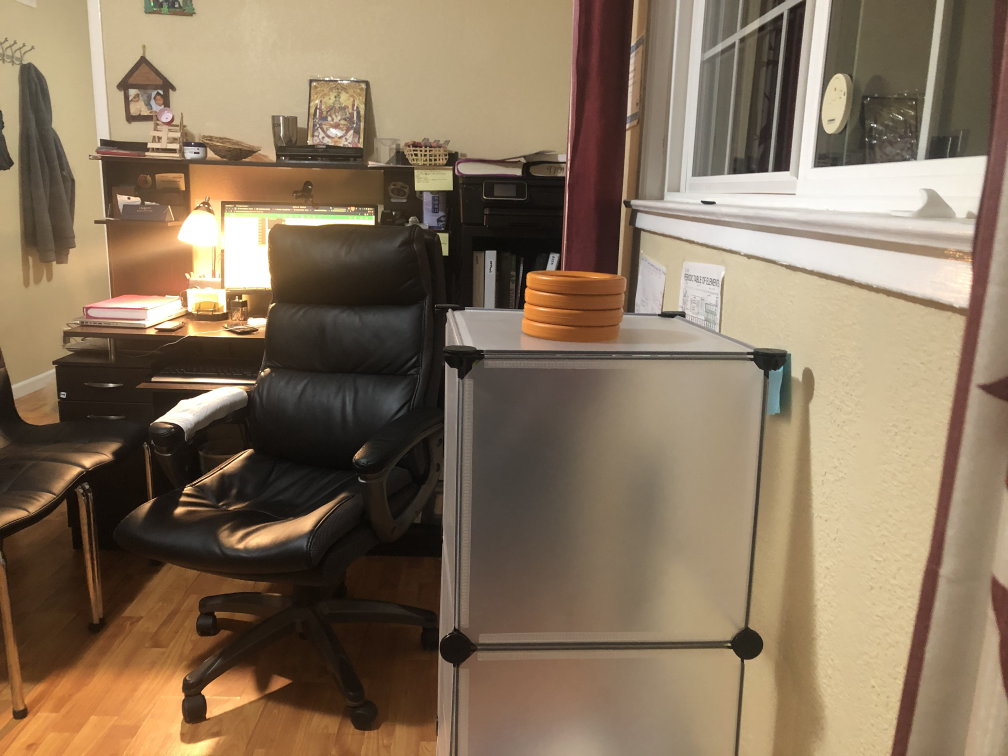
//> input picture src/ringStack/assets/chairFourStack.jpeg, 4032 x 3024 px, given in place of video, which was not available (shown at 1/4 size)
$ ./phoneCam   (built with g++ and OpenCV 4)
//> lines starting //> are read from the running program, lines starting //| are printed output that depends on the picture; after the words box and inside, x2 and y2 are one past the last pixel; in counts of white or black regions, pixels touching at a corner belong together; pictures that were not available may be replaced by others from this repository, and a replacement may not be noted
### src/ringStack/cpp/phoneCam.h
//
// Created by tinku on 11/12/20.
//

#ifndef ULTIMATEGOALCV_PHONECAM_H
#define ULTIMATEGOALCV_PHONECAM_H

#include <opencv2/opencv.hpp>
#include <iostream>
#include <cmath>
#include<tuple>

using namespace cv;
using namespace std;

Mat drawRectanglesImg(std::vector<vector<Point>> contours, const Mat& input);

tuple<Mat, Mat> preProcess(const Mat& input);

Mat postProcessImg(const Mat& maskedImageInput, const tuple<Mat, Mat>& images);
#endif //ULTIMATEGOALCV_PHONECAM_H

### src/ringStack/cpp/singleImage.h
//
// Created by tinku on 11/12/20.
//

#ifndef ULTIMATEGOALCV_SINGLEIMAGE_H
#define ULTIMATEGOALCV_SINGLEIMAGE_H
#include <opencv2/opencv.hpp>
#include <iostream>
#include <cmath>
#include<tuple>

using namespace cv;
using namespace std;

tuple<Mat, Mat> preProcess(const std::string& filePath);

Mat getHSVImage(const Mat& croppedImageInput);

Mat getYCrCbImage(const Mat& croppedImageInput);

std::vector<vector<Point>> getLargestContour(std::vector<vector<Point>> vec);

int numberOfRings(int width, int height);

void debug(const Mat& image);

std::vector<vector<Point>> findContours(const Mat& input);

tuple<Mat, int, int> drawRectangles(std::vector<vector<Point>> contours, const Mat& input);

void postProcess(const Mat& maskedImageInput, const tuple<Mat, Mat>& images);

#endif //ULTIMATEGOALCV_SINGLEIMAGE_H

### src/ringStack/cpp/phoneCam.cpp
#include <opencv2/opencv.hpp>
#include <iostream>
#include <cmath>
#include<tuple>
#include "singleImage.h"
#include "phoneCam.h"

using namespace cv;
using namespace std;

int main() {
    const std::string webcamIP = "http://10.74.1.122:4747/video";
    cv::VideoCapture vcap;
    cv::Mat image;
    if(!vcap.open(webcamIP)) {
        std::cout << "Error opening video stream or file" << std::endl;
        return -1; }
    for(;;) {
        if(!vcap.read(image)) {
            std::cout << "No frame" << std::endl;
            cv::waitKey();
        }
//> image is the input picture: 3024 rows x 4032 cols, CV_8UC3; mean B, G, R 92.5, 115.1, 134.4
        tuple<Mat, Mat> images = preProcess(image);
        Mat imageHSVMasked = getHSVImage(get<0>(images));
        Mat imageYCrCbMasked = getYCrCbImage(imageHSVMasked);
        Mat final = postProcessImg(imageYCrCbMasked, images);
        cv::imshow("Output Window", final);
        if(cv::waitKey(1) >= 0) break;
    }
    return 0;
}

tuple<Mat, Mat> preProcess(const Mat& input) {
    Mat image = input.clone();
    int width = image.cols;
    int height = image.rows;
    Rect roi(lround(0.35* width), lround(0.35* height), lround(0.7* width - 0.35* width), lround(0.7* height - (0.35 *height)));
    Mat croppedImage = image(roi);
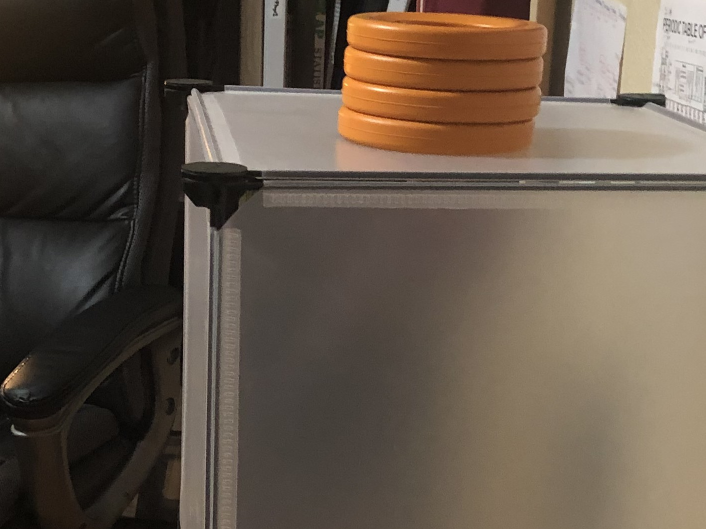
//> croppedImage: 1058 rows x 1411 cols, CV_8UC3 (shown at 1/2 size); mean B, G, R 74.6, 87.4, 100.4
    return make_tuple(croppedImage, image);
}

Mat getHSVImage(const Mat& croppedImageInput){
    Mat croppedImage = croppedImageInput.clone();
    Mat croppedImageHSVMasked;
    Mat mask;
    Scalar lowerBoundHSV = Scalar(8, 92, 77);
    Scalar upperBoundHSV = Scalar(90, 255, 255);
    cv::cvtColor(croppedImage, croppedImage, COLOR_BGR2HSV);
//> croppedImage: 1058 rows x 1411 cols, CV_8UC3; mean H, S, V 17.6, 64.1, 100.5
    cv::inRange(croppedImage, lowerBoundHSV, upperBoundHSV, mask);
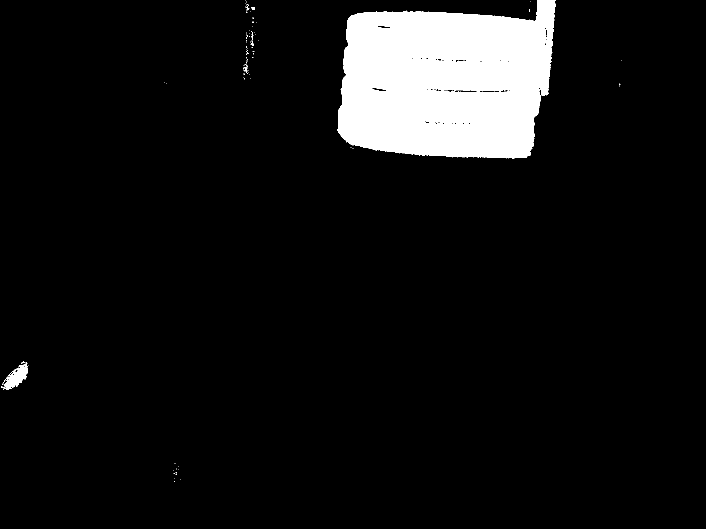
//> mask: 1058 rows x 1411 cols, CV_8UC1 (shown at 1/2 size); 7.6% white; 85 white regions (78 under 20 px), largest, box (x1, y1, x2, y2) and area: (675, 0, 1112, 317) 112475, (7, 724, 55, 779) 1245, (503, 62, 507, 79) 31
    cv::bitwise_and(croppedImage, croppedImage, croppedImageHSVMasked, mask);
//> croppedImageHSVMasked: 1058 rows x 1411 cols, CV_8UC3; mean H, S, V 0.9, 13.2, 11.7
    cv::cvtColor(croppedImageHSVMasked, croppedImageHSVMasked, COLOR_HSV2BGR);
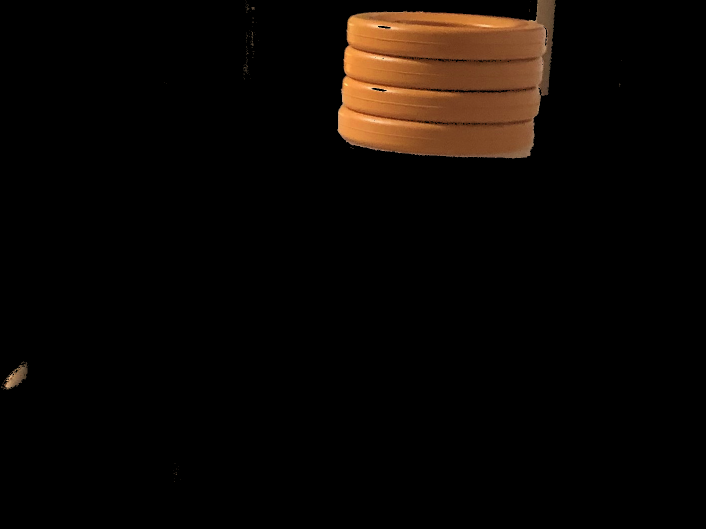
//> croppedImageHSVMasked: 1058 rows x 1411 cols, CV_8UC3 (shown at 1/2 size); mean B, G, R 3.7, 7, 11.7
    return croppedImageHSVMasked;
}

Mat getYCrCbImage(const Mat& croppedImageInput){
    Mat croppedImage = croppedImageInput.clone();
    Mat croppedImageYCrCbMasked;
    Mat mask;
    Scalar lowerBoundYCrCb = Scalar(0, 152, 64);
    Scalar upperBoundYCrCb = Scalar(255, 255, 113);
    cv::cvtColor(croppedImage, croppedImage, COLOR_BGR2YCrCb);
//> croppedImage: 1058 rows x 1411 cols, CV_8UC3; mean of channels 0, 1, 2 8.1, 130.6, 125.6
    cv::inRange(croppedImage, lowerBoundYCrCb, upperBoundYCrCb, mask);
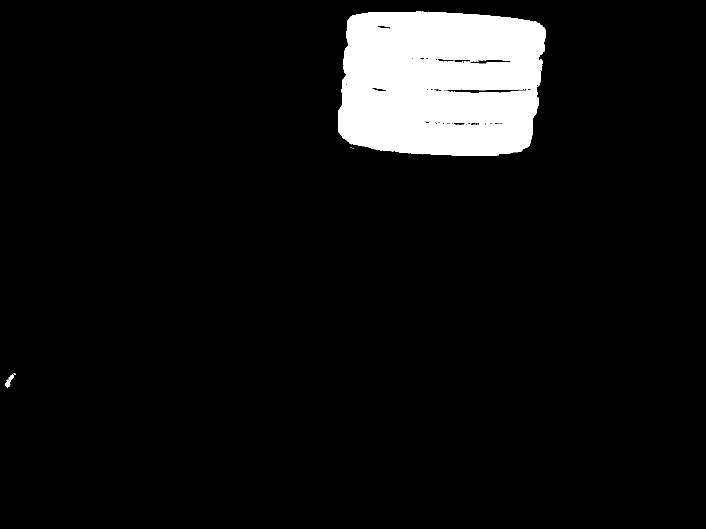
//> mask: 1058 rows x 1411 cols, CV_8UC1 (shown at 1/2 size); 7.1% white; 15 white regions (13 under 20 px), largest, box (x1, y1, x2, y2) and area: (676, 22, 1091, 312) 105106, (11, 746, 32, 775) 193
    cv::bitwise_and(croppedImage, croppedImage, croppedImageYCrCbMasked, mask);
//> croppedImageYCrCbMasked: 1058 rows x 1411 cols, CV_8UC3; mean of channels 0, 1, 2 7.5, 11.5, 6.7
    return croppedImageYCrCbMasked;
}

std::vector<vector<Point>> getLargestContour(std::vector<vector<Point>> vec){
    if (vec.empty()){
        return vec;
    }
    else{
        double max = 0;
        int index = 0;
        for (auto & i : vec){
            if (contourArea(i) > max){
                max = contourArea(i);
                index++;
            }
        }
        vec.erase(vec.begin(), vec.begin() + index - 1);
        vec.erase(vec.begin() + 1, vec.end());
        return vec;
    }
}

int numberOfRings(int width, int height){
    double aspectRatio = (double) width/height;
    if ((aspectRatio > 1.3) && (aspectRatio < 1.7)){
        return 4;
    }
    else if (aspectRatio > 1.7){
        return 1;
    }
    else{
        return 0;
    }
}

std::vector<vector<Point>> findContours(const Mat& input){
    Mat maskedImage = input.clone();
    Mat bilateralFiltered;
    Mat thresHolded;
    std::vector<vector<Point>> contours;
    cv::GaussianBlur(maskedImage, maskedImage, Size(5, 5), 0);
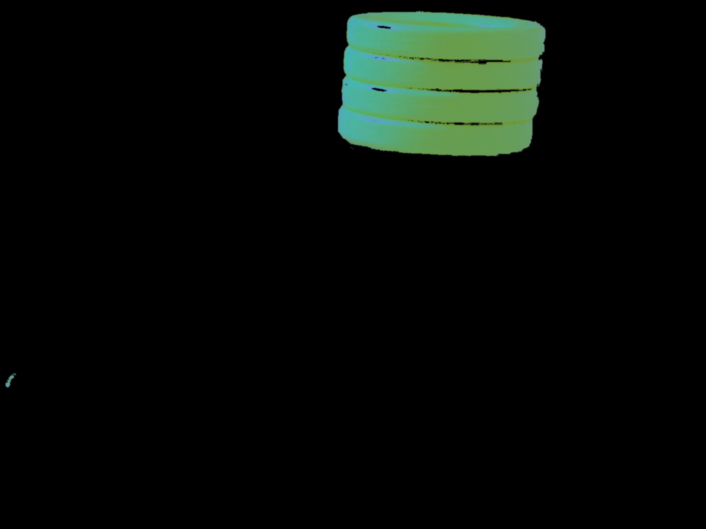
//> maskedImage: 1058 rows x 1411 cols, CV_8UC3 (shown at 1/2 size); mean B, G, R 7.5, 11.5, 6.7
    cv::bilateralFilter(maskedImage, bilateralFiltered, 10, 150, 150);
    cv::cvtColor(bilateralFiltered, bilateralFiltered, COLOR_BGR2GRAY);
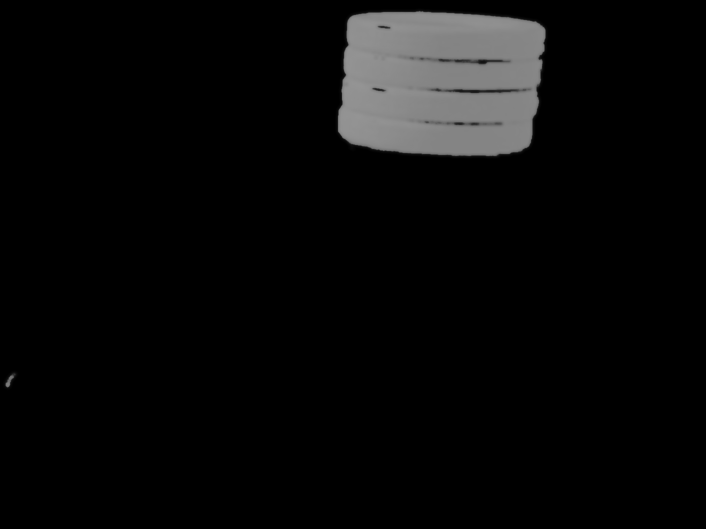
//> bilateralFiltered: 1058 rows x 1411 cols, CV_8UC1 (shown at 1/2 size); min 0, max 148, mean 9.6
    cv::threshold(bilateralFiltered, thresHolded, 128, 255, THRESH_BINARY | THRESH_OTSU);
//> thresHolded: 1058 rows x 1411 cols, CV_8UC1; 7.1% white; 2 white regions
    cv::findContours(thresHolded, contours, RETR_EXTERNAL, CHAIN_APPROX_SIMPLE);
//> contours = 2 contours; box (x1, y1, x2, y2) and area: (676, 22, 1091, 312) 106740, (11, 750, 28, 774) 146
    contours = getLargestContour(contours);
//> the loop in getLargestContour, `for (auto & i : vec)` made 2 passes
//> (max, index) on passes 1 to 2: (146, 1), (106739.5, 2)
//> after the loop in getLargestContour, `for (auto & i : vec)`: max = 106739.5; index = 2
//> in getLargestContour, `vec.erase(vec.begin(), vec.begin() + index - 1);`: vec = 1 contour; box (x1, y1, x2, y2) and area: (676, 22, 1091, 312) 106740
//> contours has the same summary as vec in getLargestContour
//> in postProcessImg, `std::vector<vector<Point>> contours = findContours(maskedImage);`: contours has the same summary as vec in getLargestContour
    return contours;
}

Mat drawRectanglesImg(std::vector<vector<Point>> contours, const Mat& input){
    Mat originalImageCropped = input.clone();
    if (contours.empty()){
        return originalImageCropped;
    }
    else{
        Scalar color = Scalar(0, 0, 255);
        std::vector<Rect> boundRect( contours.size() );
//> boundRect = 1 Rect (x, y, width, height): [0, 0, 0, 0]
        std::vector<vector<Point> > contours_poly( contours.size());
//> contours_poly = 1 empty contours
        approxPolyDP( contours[0], contours_poly[0], 3, true );
//> contours_poly = 1 contour; box (x1, y1, x2, y2) and area: (676, 22, 1091, 312) 106836
        boundRect[0] = boundingRect( contours_poly[0] );
//> boundRect = 1 Rect (x, y, width, height): [676, 22, 415, 290]
        rectangle(originalImageCropped, boundRect[0].tl(), boundRect[0].br(), color, 4);
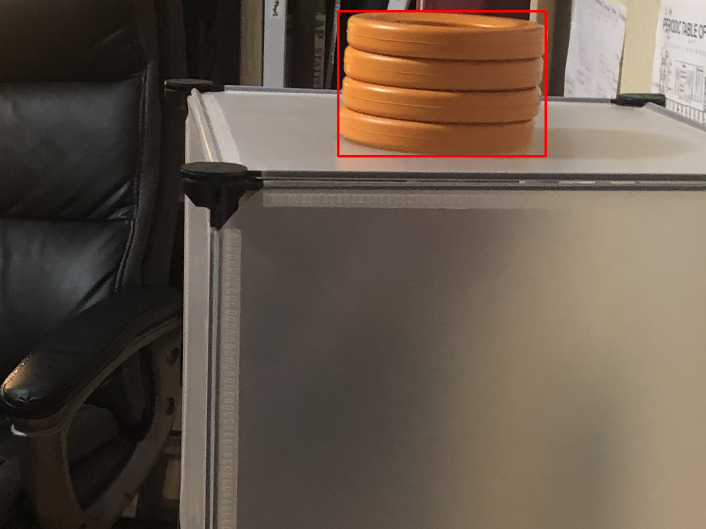
//> originalImageCropped: 1058 rows x 1411 cols, CV_8UC3 (shown at 1/2 size); 0.47% of pixels changed, all inside (x1, y1, x2, y2) = (674, 20, 1094, 315)
        int rings = numberOfRings(boundRect[0].width, boundRect[0].height);
//> rings = 4
        putText(originalImageCropped, std::to_string(rings), boundRect[0].tl(),
                FONT_HERSHEY_DUPLEX, 1.0, CV_RGB(0, 255, 0), 2);
//> originalImageCropped: 1058 rows x 1411 cols, CV_8UC3; 190 pixels changed, all inside (x1, y1, x2, y2) = (678, 0, 696, 24)
        cout << rings;
//| 4
        cout << "\n";
        return (originalImageCropped);
    }
}


Mat postProcessImg(const Mat& maskedImageInput, const tuple<Mat, Mat>& images){
    Mat maskedImage = maskedImageInput.clone();
    Mat originalImageCropped = get<0>(images).clone();
    Mat fullImage = get<1>(images).clone();
    std::vector<vector<Point>> contours = findContours(maskedImage);
    Mat rectsDrawn = drawRectanglesImg(contours, originalImageCropped);
    Mat insetImage(fullImage, Rect((lround(0.35*fullImage.cols)), (lround(0.35*fullImage.rows)),
                                   rectsDrawn.cols, rectsDrawn.rows));
    rectsDrawn.copyTo(insetImage);
    Mat fullResized;
    cv::resize(fullImage, fullResized, Size(lround(2*fullImage.cols), lround(2*fullImage.rows)));
//> the Esc key is pressed
    return fullResized;
}

$ run again, on src/ringStack/assets/chairOneStack.jpeg
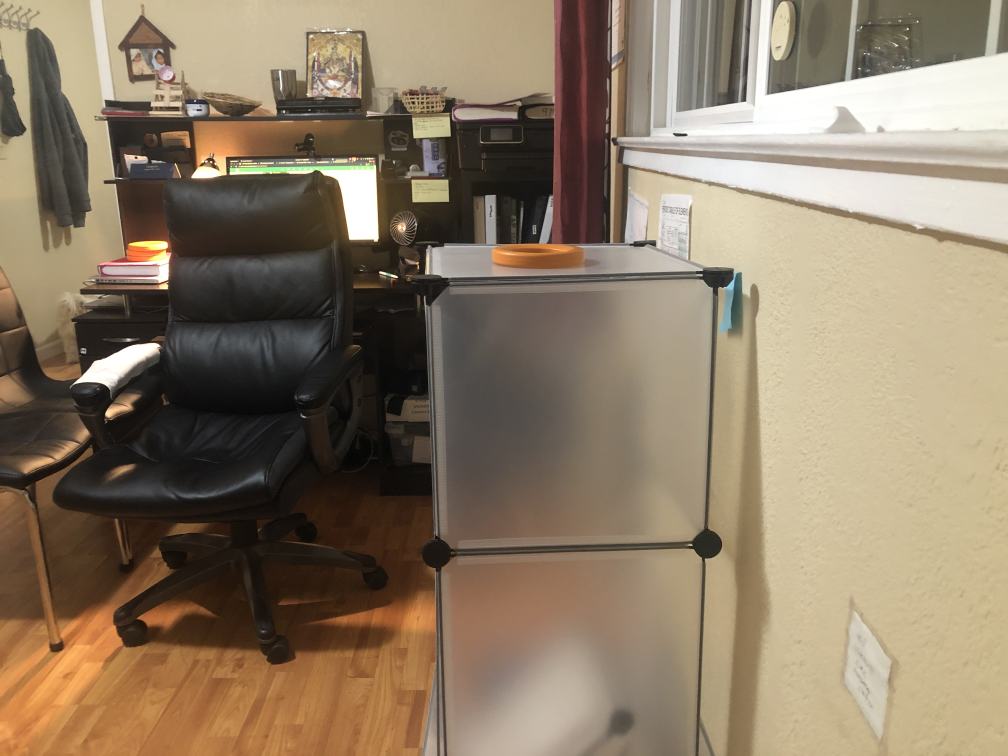
//> input picture src/ringStack/assets/chairOneStack.jpeg, 4032 x 3024 px, given in place of video, which was not available (shown at 1/4 size)
//> image is the input picture: 3024 rows x 4032 cols, CV_8UC3; mean B, G, R 102.4, 124, 140.6
//> croppedImageYCrCbMasked: 1058 rows x 1411 cols, CV_8UC3; mean of channels 0, 1, 2 0.3, 0.5, 0.3
//> in findContours, `cv::GaussianBlur(maskedImage, maskedImage, Size(5, 5), 0);`:
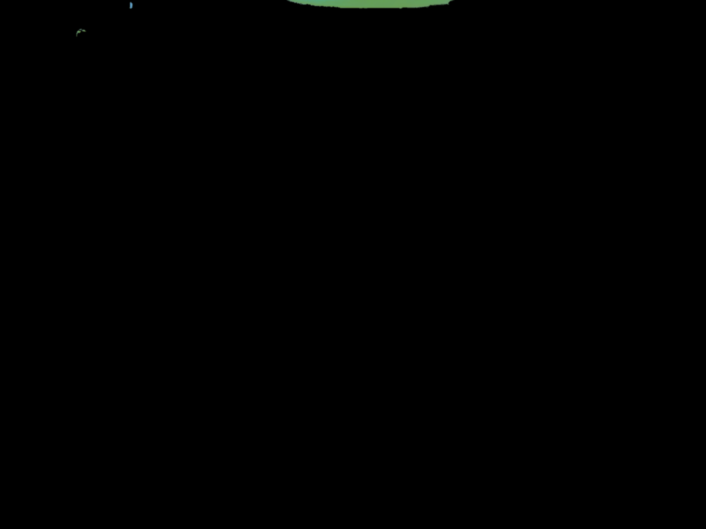
//> maskedImage: 1058 rows x 1411 cols, CV_8UC3 (shown at 1/2 size); mean B, G, R 0.3, 0.5, 0.3
//> thresHolded: 1058 rows x 1411 cols, CV_8UC1; 0.29% white; 3 white regions (1 under 20 px)
//> in findContours, `cv::findContours(thresHolded, contours, RETR_EXTERNAL, CHAIN_APPROX_SI..`: contours = 3 contours, 1 with area under 20; largest, box (x1, y1, x2, y2) and area: (578, 0, 902, 17) 3908, (260, 5, 265, 17) 37
//> the loop in getLargestContour, `for (auto & i : vec)` made 3 passes
//> max on passes 1 to 3: 7, 37, 3908.5
//> after the loop in getLargestContour, `for (auto & i : vec)`: max = 3908.5; index = 3
//> vec = 1 contour; box (x1, y1, x2, y2) and area: (578, 0, 902, 17) 3908
//> in findContours, `contours = getLargestContour(contours);`: contours has the same summary as vec in getLargestContour
//> in postProcessImg, `std::vector<vector<Point>> contours = findContours(maskedImage);`: contours has the same summary as vec in getLargestContour
//> in drawRectanglesImg, `std::vector<Rect> boundRect( contours.size() );`: boundRect = 1 Rect (x, y, width, height): [0, 0, 0, 0]
//> in drawRectanglesImg, `std::vector<vector<Point> > contours_poly( contours.size());`: contours_poly = 1 empty contours
//> in drawRectanglesImg, `approxPolyDP( contours[0], contours_poly[0], 3, true );`: contours_poly = 1 contour; box (x1, y1, x2, y2) and area: (578, 0, 902, 17) 3968
//> in drawRectanglesImg, `boundRect[0] = boundingRect( contours_poly[0] );`: boundRect = 1 Rect (x, y, width, height): [578, 0, 324, 17]
//> in drawRectanglesImg, `rectangle(originalImageCropped, boundRect[0].tl(), boundRect[0].br(), ..`:
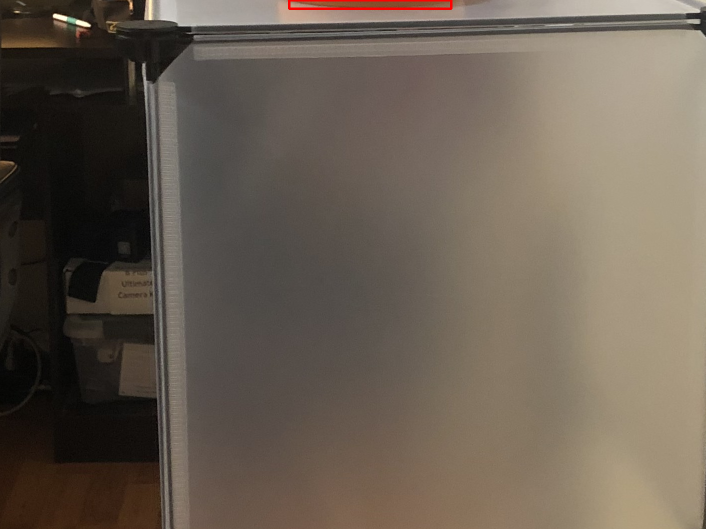
//> originalImageCropped: 1058 rows x 1411 cols, CV_8UC3 (shown at 1/2 size); mean B, G, R 82.1, 94, 105.1
//> rings = 1
//| 1
